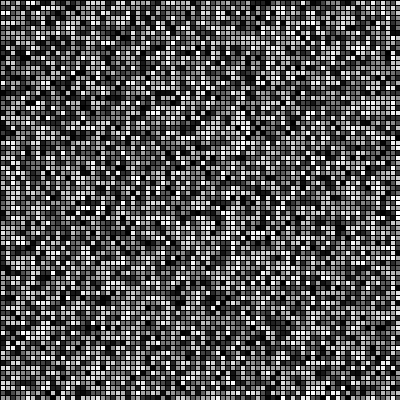
Frame 1 (no input)
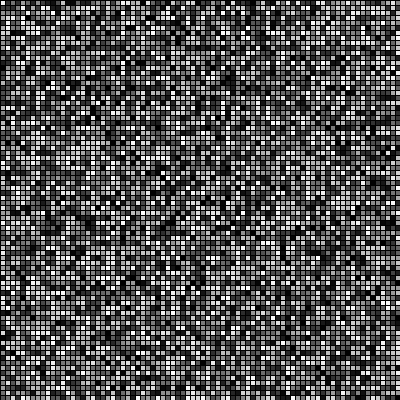
Frame 60 (the mouse pressed at the canvas centre just before this capture)
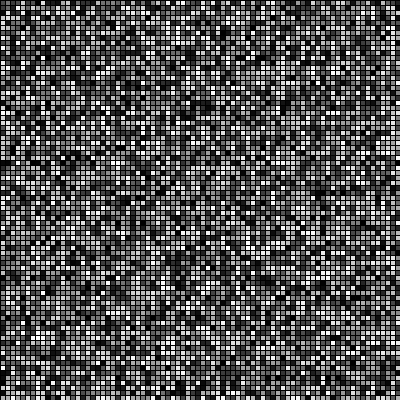
Frame 120 (the mouse held since frame 60 and released just before this capture)

The Processing sketch that drew these frames (run headless with seeded random() and noise(); from frame 60 on, the mouse is pressed at the canvas centre):

// Processing sketch: processing_176212
// ── processing_176212.pde

void setup(){
  size(400,400);
  background(255);
}
void draw()
{
  for (int i = 0; i < 400; i = i+5) 
  {
  for (int j = 0; j < 400; j = j+5)
  {
    fill(random(255));
    rect(i,j,50,50);
  }
  }
}
